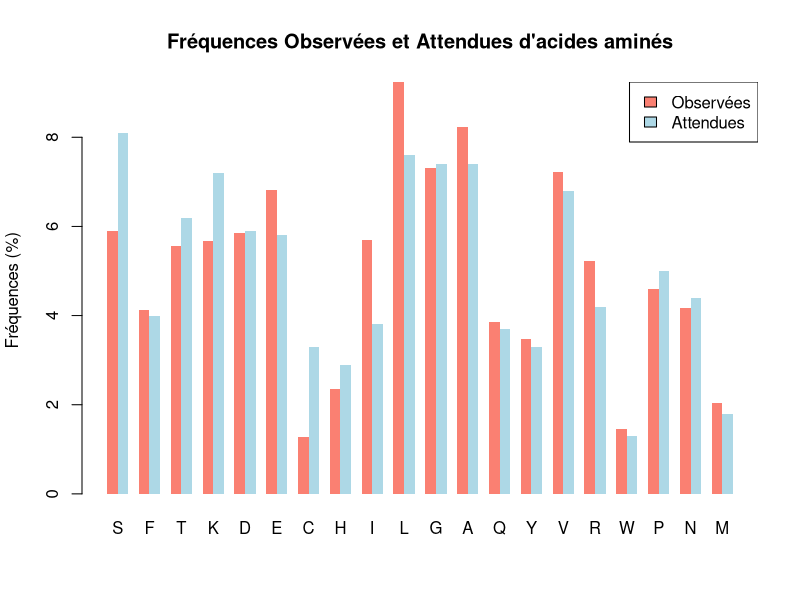
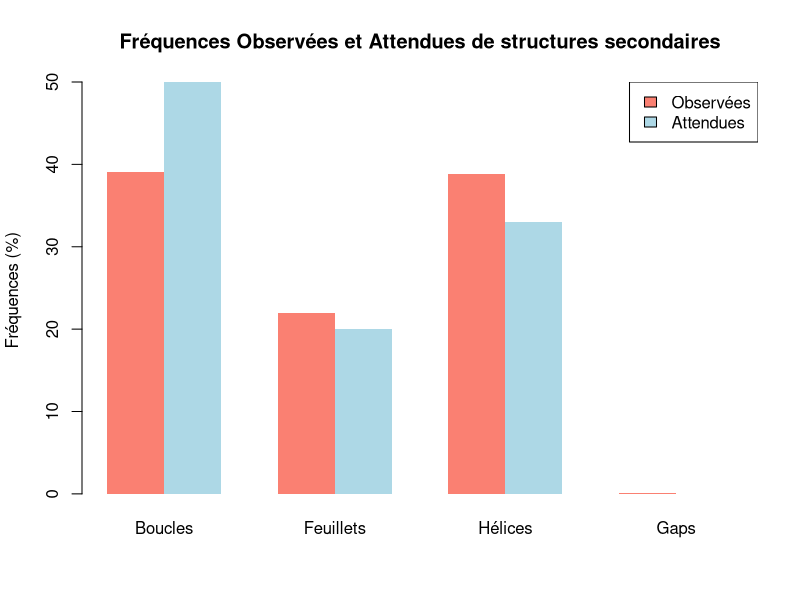
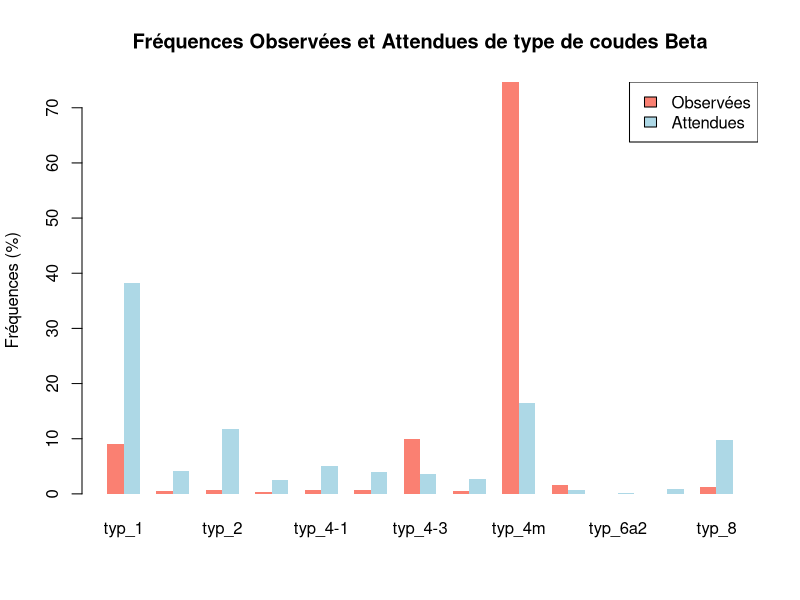

Write R code to recreate these figures, in order.
rm(list=ls())
library(ade4)

#####Fréquences Attendues VS Observées d'acides aminés
data_Ob = read.table('aa_freq.txt', header = T)
data_Ex = read.table('expectedAaFreq.txt', header = T)
dat = rbind(data_Ob$Frequency_..., data_Ex$Frequency_Expected...)
barplot(dat, beside=T, col = c('salmon', 'lightblue'), main = "Fréquences Observées et Attendues d'acides aminés",
        names.arg =  data_Ex$Amino_Acids, border=NA, ylab = 'Fréquences (%)')
legend('topright', fill = c("salmon", "lightblue"), legend = c('Observées', 'Attendues'))
 
#####Fréquences Attendues VS Observées de structures secondaires
data_Ob = read.table('struct_freq.txt', header = T)
data_Ex = read.table('expectedStructFreq.txt', header = T)
dat = rbind(data_Ob$Frequency_..., data_Ex$Frequency_Expected...)
barplot(dat, beside=T, col = c('salmon', 'lightblue'), main = "Fréquences Observées et Attendues de structures secondaires",
        names.arg =  data_Ex$Secondary_Structure, border=NA, ylab = 'Fréquences (%)')
legend('topright', fill = c("salmon", "lightblue"), legend = c('Observées', 'Attendues'))

#####Fréquences Attendues VS Observées de type de coudes Beta
data_Ob = read.table('type_freq.txt', header = T)
data_Ex = read.table('expectedTypeFreq.txt', header = T)
dat = rbind(data_Ob$Frequency_..., data_Ex$Frequency_Expected...)
barplot(dat, beside=T, col = c('salmon', 'lightblue'), main = "Fréquences Observées et Attendues de type de coudes Beta",
        names.arg =  data_Ex$Type, border=NA, ylab = 'Fréquences (%)')
legend('topright', fill = c("salmon", "lightblue"), legend = c('Observées', 'Attendues'))
